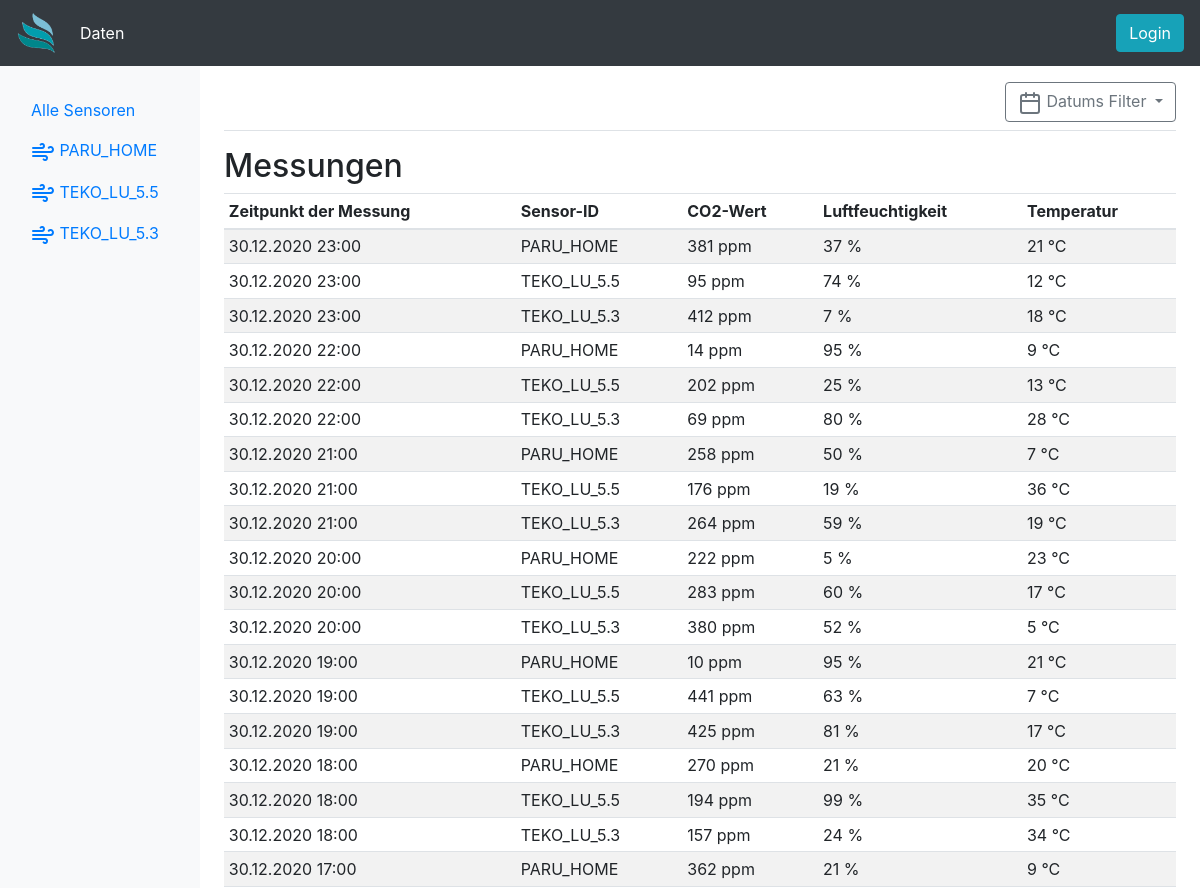
Before: / (upper part) with the older database file.
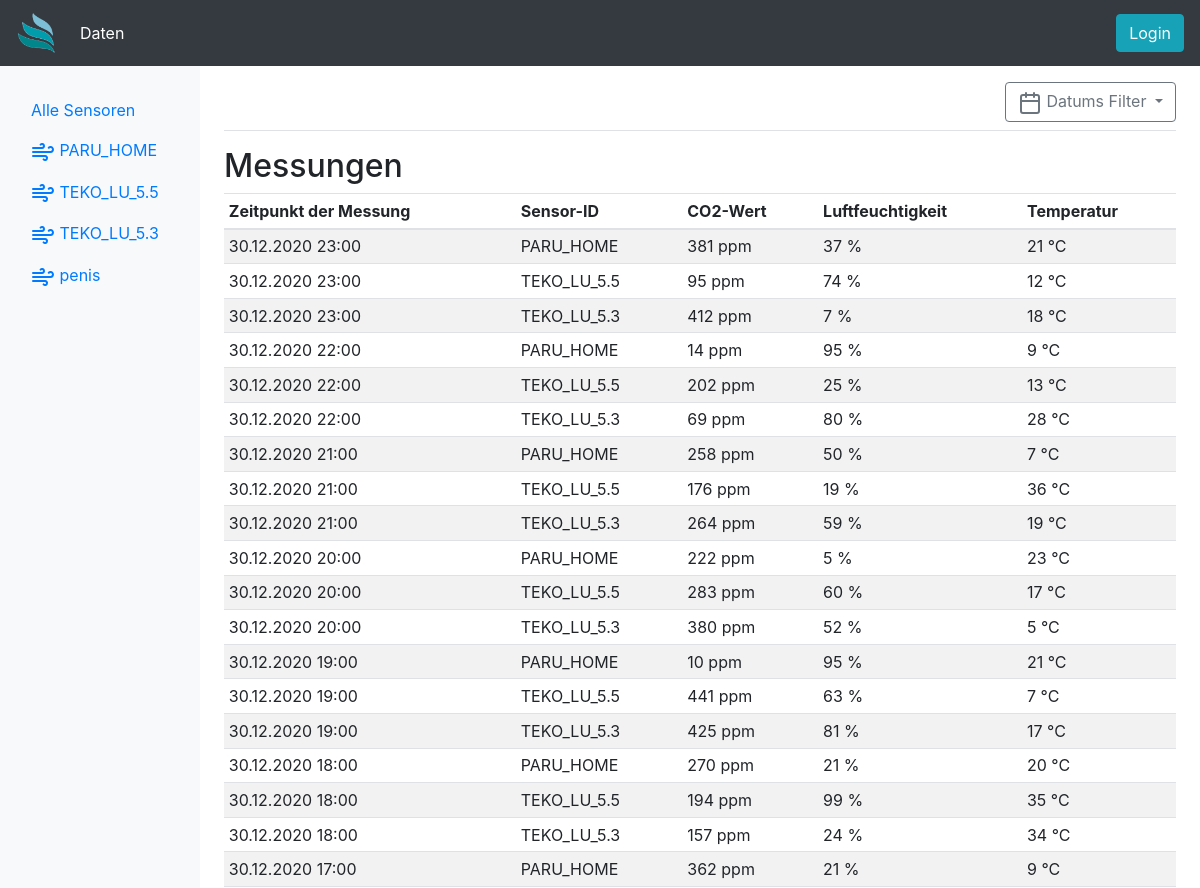
After: the same page with the newer database file.
### app.py (models this page shows)
class dbSensors(db.Model):
    id = db.Column(db.Integer, primary_key=True)
    sensorid = db.Column(db.String(10), nullable=False)
    sensorsecret = db.Column(db.String(10), nullable=False)
    lastseen = db.Column(db.String(20))
    location = db.Column(db.String(50))
    description = db.Column(db.Text)

class dbSenData(db.Model):
    id = db.Column(db.Integer, primary_key=True)
    sensorid = db.Column(db.String(10), nullable=False)
    co2 = db.Column(db.Integer)
    temp = db.Column(db.Integer)
    hum = db.Column(db.Integer)
    timestamp = db.Column(db.String(20), nullable=False)

### app.py (the view, shortened to what this page needs)
@app.route('/', methods=['GET'])    # Handels request for the mainpage
def index():                        # Opens template file and sends it to the user
    currentsensor = request.args.get('currentsensor')   # Gets the selected sensor from the URL
    startdate = request.args.get('startdate')           # Gets the startdate from the URL
    enddate = request.args.get('enddate')               # Gets the enddate from the URL
    if(currentsensor and (startdate == None or enddate == None)):  # Checks if the var is empty
        daten = dbSenData.query.filter_by(sensorid=currentsensor).order_by(dbSenData.timestamp.desc()) # Selects just the wanted Sensordata
        chartdata = daten.limit(30)
        showchart = True
    else:   #When the vars are empty
        daten = dbSenData.query.order_by(dbSenData.timestamp.desc()).limit(50)# Selects the last 50 datapoints
        chartdata = daten
        showchart = False
    error=""
    return render_template('index.html', daten=daten, chartdata=chartdata, sensors=dbSensors.query.all(), showchart=showchart, error=error)

### templates/index.html (shortened to what this page needs)
{% extends 'base.html' %}
{% block body %}
{% set error = request.args.get('error') %}
<div class="container-fluid">
  <div class="row">
    <nav class="col-md-2 d-none d-md-block bg-light sidebar">
      <div class="sidebar-sticky">
        <br>
        <ul class="nav flex-column">
          <li class="nav-item">
            <a class="nav-link" href="/">
              Alle Sensoren
            </a>
          </li>
          {% for x in sensors %}
          <li class="nav-item">
            <a class="nav-link" href="/?currentsensor={{x.sensorid}}">
              <span data-feather="wind"></span>
              {{x.sensorid}}
            </a>
          </li>
          {% endfor %}
        </ul>
      </div>
    </nav>
    <main role="main" class="col-md-9 ml-sm-auto col-lg-10 px-4">
      <div
        class="d-flex justify-content-between flex-wrap flex-md-nowrap align-items-center pt-3 pb-2 mb-3 border-bottom">
        <div class="btn-toolbar mb-2 mb-md-0">
          <button type="button" class="btn btn-outline-secondary dropdown-toggle" data-toggle="dropdown"
            aria-haspopup="true" aria-expanded="false">
            <span data-feather="calendar"></span>
            Datums Filter
          </button>
        </div>
      </div>
      <h2>Messungen</h2>
      <div class="table-responsive">
        <table class="table table-striped table-sm">
          <thead>
            <tr>
              <th>Zeitpunkt der Messung</th>
              <th>Sensor-ID</th>
              <th>CO2-Wert</th>
              <th>Luftfeuchtigkeit</th>
              <th>Temperatur</th>
            </tr>
          </thead>
          <tbody>
            {% for x in daten %}
            <tr>
              <td>{{ x.timestamp }}</td>
              <td>{{ x.sensorid }}</td>
              <td>{{ x.co2}} ppm</td>
              <td>{{ x.hum }} %</td>
              <td>{{ x.temp }} °C</td>
            </tr>
            {% endfor %}
          </tbody>
        </table>
      </div>
    </main>
  </div>
</div>
{% endblock %}

Changed rows visible on the page:
added dbSensors: sensorid "penis"
